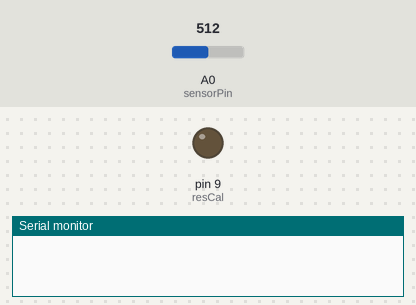
A sketch run on a simulated Arduino Nano, built with avr-gcc and run on an emulated ATmega328P. On the bench: output pins drawn as LEDs (lit = HIGH), the last lines printed to the serial monitor. The inputs (shaded band) are chosen by the test bench; at power-on: A0 (sensorPin) = 512.

Above: at 1.2 s.
1.3 s: A0 (sensorPin) set to 750
3.5 s: A0 (sensorPin) set to 782
At 5.1 s:
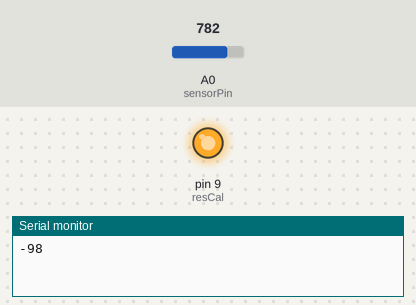
6.0 s: A0 (sensorPin) set to 716
At 7.2 s:
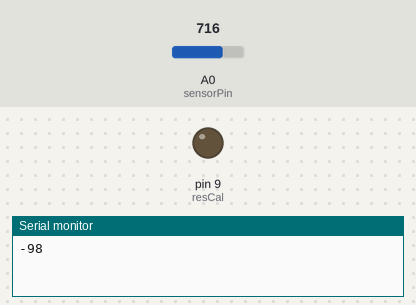
7.5 s: A0 (sensorPin) set to 900
At 9.3 s:
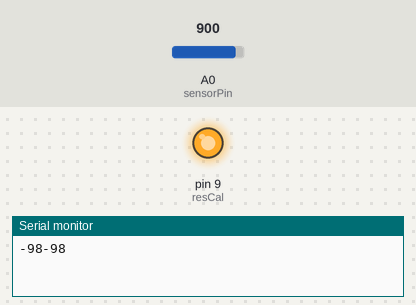
Timing chart, 0 to 10.8 s (numbered marks = the images above; inputs shaded):
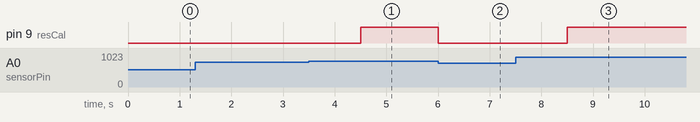

The sketch:

desafio_4_3.ino
```cpp
/*
Haga el mismo ejemplo 1 pero ahora pidale al usuario por
puerto serial cual sera la temperatura en que debe funcionar y
mantener el sistema funcionando. Y haga que cada 1 seg improma
en puerto serial la temperatura medida

*/

//Se trabajo en clases con un Arduino Nano (Old Bootloader).

const int sensorPin = A0; //Pin donde se conectara el sensor de temperatura descrito
const int resCal = 9; //Pin donde se conectara la resistencia de calor indicada en el enunciado
int par = 50; //par sera el parametro que el usuario ingresara por el puerto serial.
int temp = 767; //temp es el valor calculado para ser usado para regular el resistor.
int tempmed = 0; //tempmed es la temperatura que tiene el sensor.

void setup() {
  // put your setup code here, to run once:
  Serial.begin(9600);
  pinMode(sensorPin, INPUT);
  pinMode(resCal, OUTPUT);
}

void loop() {
  // put your main code here, to run repeatedly:
  while(analogRead(sensorPin) > temp){
    digitalWrite (resCal, HIGH);
    }
  while(analogRead(sensorPin) <= temp){
    digitalWrite (resCal, LOW);
    }
  if(Serial.available()){
    par = Serial.read();
    par = par + 100;
    temp = (par * 1023)/200;
  }
  tempmed = ((sensorPin * 200)/1023)-100;
  Serial.print(tempmed);
  delay(1000);
}
```

Measured:
- the behaviour switches between 767 and 768 on A0 (sensorPin) (found by bisection; images 0 and 1)
- after the input at 1.3 s, every drawn part: stays the same
- after the input at 3.5 s, pin 9 (resCal): LOW → HIGH after 1.0 s
- after the input at 6.0 s, pin 9 (resCal): HIGH → LOW at once
- after the input at 7.5 s, pin 9 (resCal): LOW → HIGH after 1.0 s
